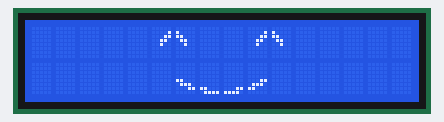
This sketch was run on a simulated Arduino Uno, built with avr-gcc and run on an emulated ATmega328P. On the bench: 16×2 character LCD.

Above: at 0.1 s.
At 1.1 s:
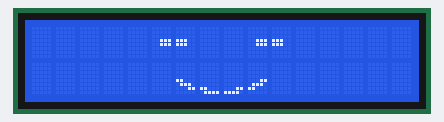

The sketch:

lcdgrahpicsmiletest.ino
```cpp
#include <LiquidCrystal.h>
LiquidCrystal lcd(12, 11, 5, 4, 3, 2);
byte smile1[8]={B00000, B00001, B00011, B00110,
                  B00100, B00000, B00000, B00000,};

byte smile2[8]={B00000, B10000, B11000, B01100,
                  B00100, B00000, B00000, B00000,};

byte leftmouth1[8]={B00000, B00000, B00000, B00000,
                  B11000, B01110, B00011, B00000,};
byte leftmouth2[8]={B00000, B00000, B00000, B00000,
                  B00000, B00000, B11000, B01111,};
byte rightmouth1[8]={B00000, B00000, B00000, B00000,
                  B00011, B01110, B11000, B00000,};
byte rightmouth2[8]={B00000, B00000, B00000, B00000,
                  B00000, B00000, B00011, B11110,};

byte closeeye1[8]={B00000, B00000, B00000, B00111,
                  B00111, B00000, B00000, B00000,};
byte closeeye2[8]={B00000, B00000, B00000, B11100,
                  B11100, B00000, B00000, B00000,};

void setup() {
  // put your setup code here, to run once:
lcd.begin(16, 2);
}
void smile(){
  lcd.createChar(1,smile1);
  lcd.createChar(2,smile2);
  lcd.createChar(3,leftmouth1);
  lcd.createChar(4,leftmouth2);
  lcd.createChar(5,rightmouth1);
  lcd.createChar(6,rightmouth2);
  lcd.setCursor(5,0);
  lcd.write(1);
  lcd.setCursor(6,0);
  lcd.write(2);
  lcd.setCursor(9,0);
  lcd.write(1);
  lcd.setCursor(10,0);
  lcd.write(2);
  lcd.setCursor(6,2);
  lcd.write(3);
  lcd.setCursor(7,2);
  lcd.write(4);
  lcd.setCursor(8,2);
  lcd.write(6);
  lcd.setCursor(9,2);
  lcd.write(5);
}
void closeeye(){
  lcd.createChar(1,closeeye1);
  lcd.createChar(2,closeeye2);
  lcd.createChar(3,leftmouth1);
  lcd.createChar(4,leftmouth2);
  lcd.createChar(5,rightmouth1);
  lcd.createChar(6,rightmouth2);
  lcd.setCursor(5,0);
  lcd.write(1);
  lcd.setCursor(6,0);
  lcd.write(2);
  lcd.setCursor(9,0);
  lcd.write(1);
  lcd.setCursor(10,0);
  lcd.write(2);
  lcd.setCursor(6,2);
  lcd.write(3);
  lcd.setCursor(7,2);
  lcd.write(4);
  lcd.setCursor(8,2);
  lcd.write(6);
  lcd.setCursor(9,2);
  lcd.write(5);
}
void loop() {
  smile();
  delay(1000);
  closeeye();
  delay(1000);

}
```

Measured:
- what the display in image 1 shows lasts 1.0 s, from 1.1 s to 2.1 s
